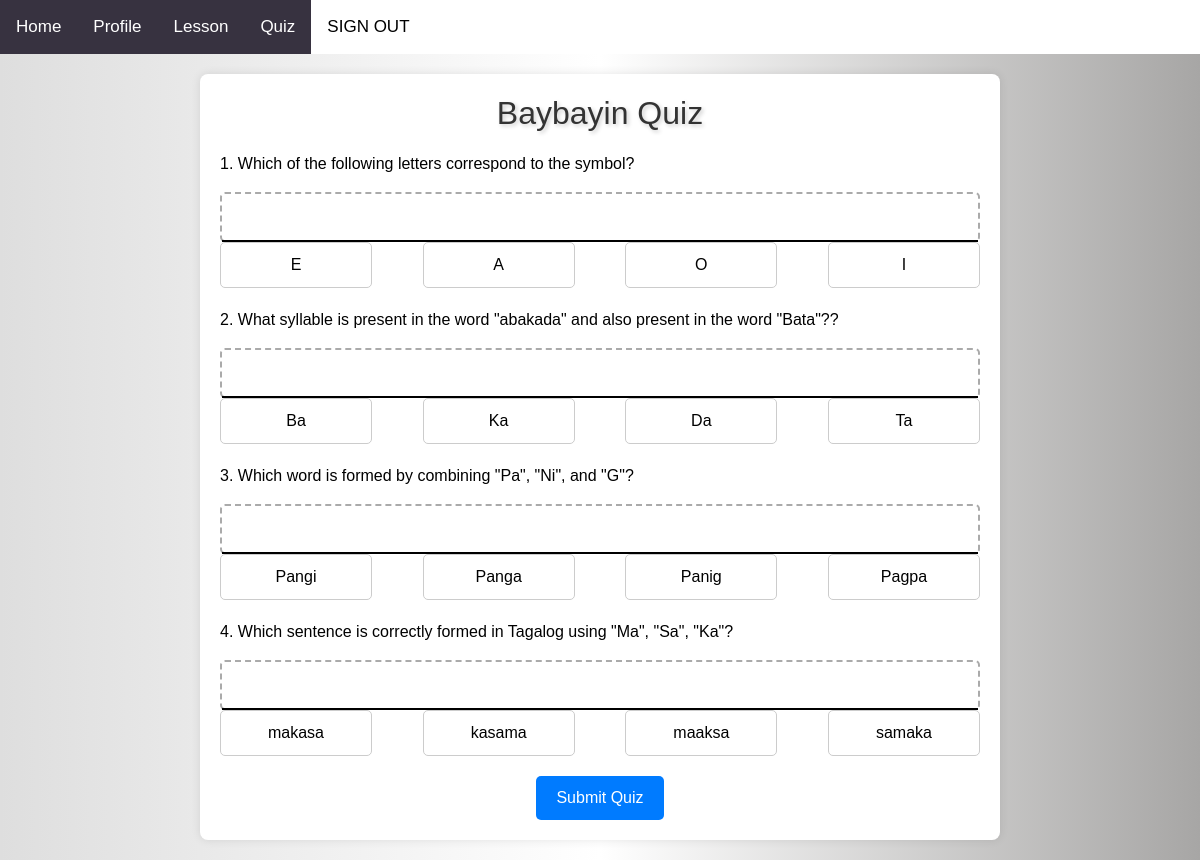
Screenshot of /quiz.php with the database file from the repository.
### tables this page shows
CREATE TABLE `quizzes` (
  `QuizID` int(2) NOT NULL,
  `LessonID` int(2) DEFAULT NULL,
  `QuizQuestion` text DEFAULT NULL,
  `CorrectAnswer` varchar(30) DEFAULT NULL,
  `Option1` varchar(30) DEFAULT NULL,
  `Option2` varchar(30) DEFAULT NULL,
  `Option3` varchar(30) DEFAULT NULL,
  `Option4` varchar(30) DEFAULT NULL
);

### quiz.php (the view, shortened to what this page needs)
<?php
require "header.php";
?>
<?php
include "dbh.inc.php";
?>
<!DOCTYPE html>
<html>
<head>
</head>
<body>
<div class="container">
    <h2>Baybayin Quiz</h2>
    <form id="quizForm">
    <?php
$sql = "SELECT * FROM quizzes";
$result = $conn->query($sql);
if ($result->num_rows > 0) {
    $question_number = 1;
    while ($row = $result->fetch_assoc()) {
        $question = $row['QuizQuestion'];
        $options = array($row['Option1'], $row['Option2'], $row['Option3'], $row['Option4']);
        echo "<div class='question-container' id='question{$question_number}'>";
        echo "<p>{$question_number}. {$question}</p>";
        echo "<div class='droppable' id='droppable{$question_number}' ondrop='drop(event, {$question_number})' ondragover='allowDrop(event)'><div class='underline'></div></div>";
        echo "<div class='options-container'>";
        foreach ($options as $key => $option) {
            echo "<div class='option-box' draggable='true' ondragstart='drag(event)' id='option{$question_number}_{$key}' data-value='{$option}'>{$option}</div>";
        }
        echo "</div>";
        echo "</div>";
        $question_number++;
    }
} else {
        echo "No quiz questions available.";
    }
    ?>
        <input type="submit" class="submit-btn" value="Submit Quiz">
    </form>
</div>
</body>
</html>

### header.php (shortened to what this page needs)
 <!DOCTYPE html>
 <html>
 <head>
 <link rel="stylesheet" href="style.css">
 <link rel="stylesheet" href="https://stackpath.bootstrapcdn.com/bootstrap/4.5.0/css/bootstrap.min.css"
>
 <link rel="stylesheet" href="styleloggedin.css">
 </head>
  <body>
    <div class="topnav" id="myTopnav">
    <a href="loggedin.php" class="active">Home</a>
    <a href="profile.php" class="active">Profile</a>
    <a href="lesson.php" class="active">Lesson</a>
    <a href="quiz.php" class="active">Quiz</a>
    <a href="includes/logout.inc.php" name="logout-submit">SIGN OUT</a>
       </div>

### style.css (style rules this page uses)
body { margin: 0; font-family: Arial, Helvetica, sans-serif; line-height: 1.6; }
.topnav { overflow: hidden; background-color: white; }
.topnav a { float: left; display: block; color: black; text-align: center; padding: 14px 16px; text-decoration: none; font-size: 17px; }
.topnav a.active { background-color: #373240; color: white; }
html { position: relative; overflow-x: hidden !important; }
* { box-sizing: border-box; }
body { font-family: 'Quicksand', sans-serif; color: burlywood; }
a, a:hover { text-decoration: none; }

### styleloggedin.css (style rules this page uses)
html { position: relative; overflow-x: hidden !important; }
* { box-sizing: border-box; }
body { font-family: 'Quicksand', sans-serif; color: black; }
a, a:hover { text-decoration: none; }

### quiz.php (style rules this page uses)
body { font-family: 'Noto Sans Baybayin', sans-serif; background: url('images/') no-repeat, linear-gradient(90deg, rgba(222,222,222,1) 0%, rgba(255,255,255,1) 50%, rgba(167,166,165,1) 100%); background-size: 30% 40%, cover; background-position: left, center; background-color: #f8f8f8; margin: 0; padding: 0; }
.container { max-width: 800px; margin: 20px auto; padding: 20px; background-color: #fff; border-radius: 8px; box-shadow: 0 0 10px rgba(0, 0, 0, 0.1); }
h2 { text-align: center; color: #333; margin-bottom: 20px; text-shadow: 2px 2px 4px rgba(0, 0, 0, 0.2); }
.question-container { margin-bottom: 20px; }
.question-container.active { display: block; }
.droppable { border: 2px dashed #aaa; min-height: 50px; margin-top: 10px; border-radius: 5px; display: flex; align-items: center; justify-content: center; position: relative; }
.underline { width: 100%; height: 2px; background-color: #000; position: absolute; bottom: -2px; }
.options-container { display: flex; justify-content: space-between; }
.option-box { width: 20%; text-align: center; border: 1px solid #ccc; border-radius: 5px; padding: 10px; }
.submit-btn { background-color: #007bff; color: #fff; border: none; padding: 10px 20px; border-radius: 5px; cursor: pointer; display: block; margin: 0 auto; }

### rows the page displays
quizzes: QuizQuestion "Which of the following letters correspond to the symbol?", Option1 "E", option "A", Option3 "O", Option4 "I"
quizzes: QuizQuestion "What syllable is present in the word \"abakada\" and also present in the word \"Bata\"??", option "Ba", Option2 "Ka", Option3 "Da", Option4 "Ta"
quizzes: QuizQuestion "Which word is formed by combining \"Pa\", \"Ni\", and \"G\"?", Option1 "Pangi", Option2 "Panga", option "Panig", Option4 "Pagpa"
quizzes: QuizQuestion "Which sentence is correctly formed in Tagalog using \"Ma\", \"Sa\", \"Ka\"?", Option1 "makasa", option "kasama", Option3 "maaksa", Option4 "samaka"
